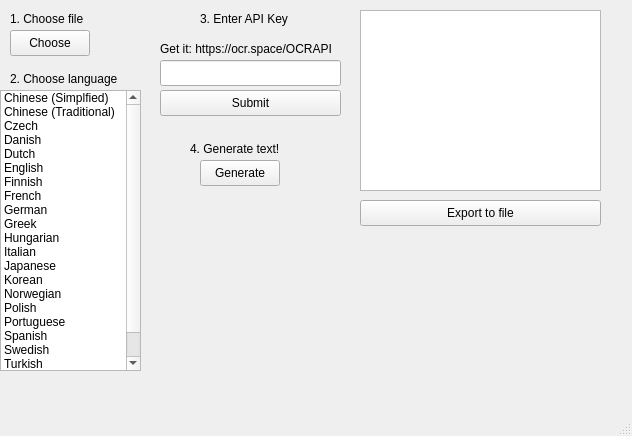
<?xml version="1.0" encoding="UTF-8"?>
<ui version="4.0">
 <class>MainWindow</class>
 <widget class="QMainWindow" name="MainWindow">
  <property name="geometry">
   <rect>
    <x>0</x>
    <y>0</y>
    <width>632</width>
    <height>436</height>
   </rect>
  </property>
  <property name="windowTitle">
   <string>MainWindow</string>
  </property>
  <widget class="QWidget" name="centralWidget">
   <widget class="QLabel" name="label">
    <property name="geometry">
     <rect>
      <x>10</x>
      <y>10</y>
      <width>81</width>
      <height>18</height>
     </rect>
    </property>
    <property name="text">
     <string>1. Choose file</string>
    </property>
   </widget>
   <widget class="QPushButton" name="openFileButton">
    <property name="geometry">
     <rect>
      <x>10</x>
      <y>30</y>
      <width>80</width>
      <height>26</height>
     </rect>
    </property>
    <property name="text">
     <string>Choose</string>
    </property>
   </widget>
   <widget class="QLabel" name="label_2">
    <property name="geometry">
     <rect>
      <x>10</x>
      <y>70</y>
      <width>121</width>
      <height>18</height>
     </rect>
    </property>
    <property name="text">
     <string>2. Choose language</string>
    </property>
   </widget>
   <widget class="QListWidget" name="languageSelect">
    <property name="geometry">
     <rect>
      <x>0</x>
      <y>90</y>
      <width>141</width>
      <height>281</height>
     </rect>
    </property>
    <item>
     <property name="text">
      <string>Chinese (Simplfied)</string>
     </property>
    </item>
    <item>
     <property name="text">
      <string>Chinese (Traditional)</string>
     </property>
    </item>
    <item>
     <property name="text">
      <string>Czech</string>
     </property>
    </item>
    <item>
     <property name="text">
      <string>Danish</string>
     </property>
    </item>
    <item>
     <property name="text">
      <string>Dutch</string>
     </property>
    </item>
    <item>
     <property name="text">
      <string>English</string>
     </property>
    </item>
    <item>
     <property name="text">
      <string>Finnish</string>
     </property>
    </item>
    <item>
     <property name="text">
      <string>French</string>
     </property>
    </item>
    <item>
     <property name="text">
      <string>German</string>
     </property>
    </item>
    <item>
     <property name="text">
      <string>Greek</string>
     </property>
    </item>
    <item>
     <property name="text">
      <string>Hungarian</string>
     </property>
    </item>
    <item>
     <property name="text">
      <string>Italian</string>
     </property>
    </item>
    <item>
     <property name="text">
      <string>Japanese</string>
     </property>
    </item>
    <item>
     <property name="text">
      <string>Korean</string>
     </property>
    </item>
    <item>
     <property name="text">
      <string>Norwegian</string>
     </property>
    </item>
    <item>
     <property name="text">
      <string>Polish</string>
     </property>
    </item>
    <item>
     <property name="text">
      <string>Portuguese</string>
     </property>
    </item>
    <item>
     <property name="text">
      <string>Spanish</string>
     </property>
    </item>
    <item>
     <property name="text">
      <string>Swedish</string>
     </property>
    </item>
    <item>
     <property name="text">
      <string>Turkish</string>
     </property>
    </item>
    <item>
     <property name="text">
      <string>Russian</string>
     </property>
    </item>
   </widget>
   <widget class="QLabel" name="label_api">
    <property name="geometry">
     <rect>
      <x>200</x>
      <y>10</y>
      <width>101</width>
      <height>18</height>
     </rect>
    </property>
    <property name="text">
     <string>3. Enter API Key</string>
    </property>
   </widget>
   <widget class="QLabel" name="label_4">
    <property name="geometry">
     <rect>
      <x>160</x>
      <y>40</y>
      <width>191</width>
      <height>18</height>
     </rect>
    </property>
    <property name="text">
     <string>Get it: https://ocr.space/OCRAPI</string>
    </property>
   </widget>
   <widget class="QLineEdit" name="apiEdit">
    <property name="geometry">
     <rect>
      <x>160</x>
      <y>60</y>
      <width>181</width>
      <height>26</height>
     </rect>
    </property>
    <property name="inputMask">
     <string notr="true"/>
    </property>
    <property name="text">
     <string notr="true"/>
    </property>
   </widget>
   <widget class="QPushButton" name="apiKeySubmit">
    <property name="geometry">
     <rect>
      <x>160</x>
      <y>90</y>
      <width>181</width>
      <height>26</height>
     </rect>
    </property>
    <property name="text">
     <string>Submit</string>
    </property>
   </widget>
   <widget class="QLabel" name="label_5">
    <property name="geometry">
     <rect>
      <x>190</x>
      <y>140</y>
      <width>121</width>
      <height>18</height>
     </rect>
    </property>
    <property name="text">
     <string>4. Generate text!</string>
    </property>
   </widget>
   <widget class="QPushButton" name="generateOCRButton">
    <property name="geometry">
     <rect>
      <x>200</x>
      <y>160</y>
      <width>80</width>
      <height>26</height>
     </rect>
    </property>
    <property name="text">
     <string>Generate</string>
    </property>
   </widget>
   <widget class="QTextBrowser" name="displayText">
    <property name="geometry">
     <rect>
      <x>360</x>
      <y>10</y>
      <width>241</width>
      <height>181</height>
     </rect>
    </property>
   </widget>
   <widget class="QPushButton" name="exportToFileButton">
    <property name="geometry">
     <rect>
      <x>360</x>
      <y>200</y>
      <width>241</width>
      <height>26</height>
     </rect>
    </property>
    <property name="text">
     <string>Export to file</string>
    </property>
   </widget>
  </widget>
  <widget class="QStatusBar" name="statusBar"/>
  <widget class="QMenuBar" name="menuBar">
   <property name="geometry">
    <rect>
     <x>0</x>
     <y>0</y>
     <width>632</width>
     <height>23</height>
    </rect>
   </property>
  </widget>
 </widget>
 <layoutdefault spacing="6" margin="11"/>
 <resources/>
 <connections/>
</ui>
